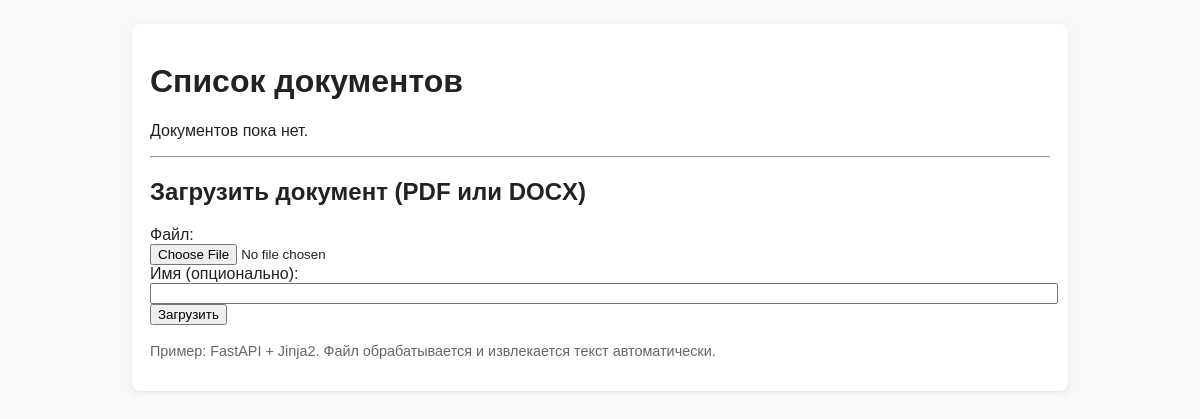
Before: / with the older database file.
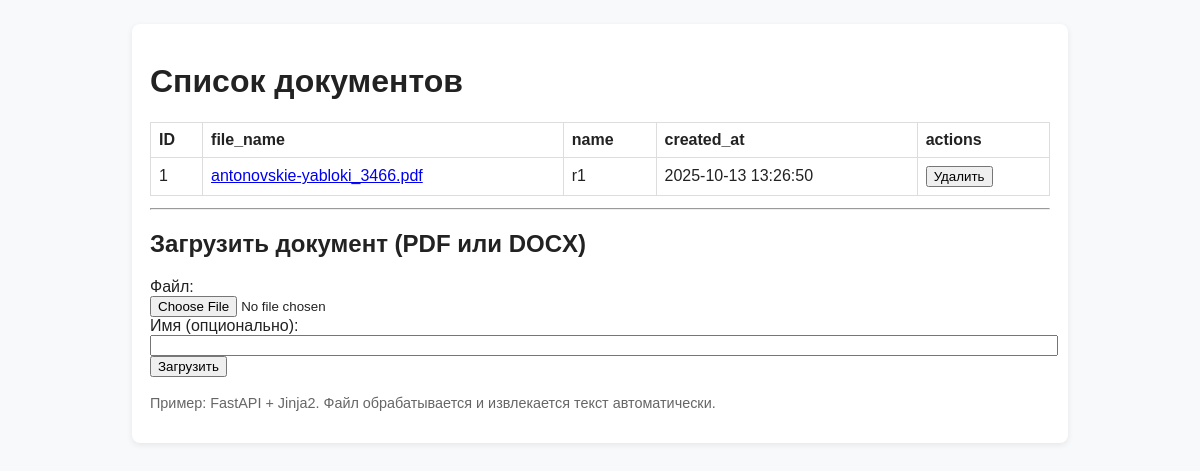
After: the same page with the newer database file.
### main.py (models this page shows)
class TextDocument(Base):
    __tablename__ = "text_documents"
    id = Column(Integer, primary_key=True, autoincrement=True)
    file_name = Column(String, nullable=False, unique=True)
    name = Column(String, nullable=True)
    original_text = Column(String, nullable=False)
    summary_json = Column(JSON, nullable=False)
    created_at = Column(DateTime(timezone=True), server_default=func.now())

### main.py (the view)
@app.get("/", response_class=HTMLResponse)
async def index(request: Request, service: DocumentService = Depends(get_document_service)):
    docs = await service.list_documents_info()
    for d in docs:
        if d.created_at:
            d.created_at = d.created_at.strftime("%Y-%m-%d %H:%M:%S")
    return templates.TemplateResponse("index.html", {"request": request, "documents": docs})

### templates/index.html (shortened to what this page needs)
<!doctype html>
<html>
<head>
  <link rel="stylesheet" href="/static/styles.css">
</head>
<body>
  <div class="container">
    <h1>Список документов</h1>
    {% if documents %}
      <table class="docs">
        <thead><tr><th>ID</th><th>file_name</th><th>name</th><th>created_at</th><th>actions</th></tr></thead>
        <tbody>
        {% for d in documents %}
          <tr>
            <td>{{ d.id }}</td>
            <td><a href="/documents/{{ d.id }}">{{ d.file_name }}</a></td>
            <td>{{ d.name or "-" }}</td>
            <td>{{ d.created_at or "-" }}</td>
            <td>
              <form action="/documents/{{ d.id }}/delete" method="post" style="display:inline">
                <button type="submit" onclick="return confirm('Удалить документ {{ d.file_name }}?')">Удалить</button>
              </form>
            </td>
          </tr>
        {% endfor %}
        </tbody>
      </table>
    {% else %}
      <p>Документов пока нет.</p>
    {% endif %}
    <hr/>
    <h2>Загрузить документ (PDF или DOCX)</h2>
    <form action="/documents/upload" method="post" enctype="multipart/form-data">
      <label>Файл:<br/>
        <input type="file" name="file" accept=".pdf,.docx" required>
      </label>
      <br/>
      <label>Имя (опционально):<br/>
        <input type="text" name="name" style="width: 100%">
      </label>
      <br/>
      <button type="submit">Загрузить</button>
    </form>
    <footer>
      <p>Пример: FastAPI + Jinja2. Файл обрабатывается и извлекается текст автоматически.</p>
    </footer>
  </div>
</body>
</html>

### static/styles.css (style rules this page uses)
body { font-family: Arial, sans-serif; background:#f8f9fb; color:#222; }
.container { max-width:900px; margin:24px auto; background:white; padding:18px; box-shadow:0 2px 6px rgba(0,0,0,0.08); border-radius:8px; }
.docs { width:100%; border-collapse: collapse; margin-bottom:12px; }
.docs th, .docs td { border:1px solid #ddd; padding:8px; text-align:left; }
footer { margin-top:18px; color:#666; font-size:0.9em; }

Changed rows visible on the page:
added TextDocument: id "1", file_name "antonovskie-yabloki_3466.pdf", name "r1", created_at "2025-10-13 13:26:50"
Other visible differences:
text no longer shown: "Документов пока нет."
text now shown: "ID file_name name created_at actions"
